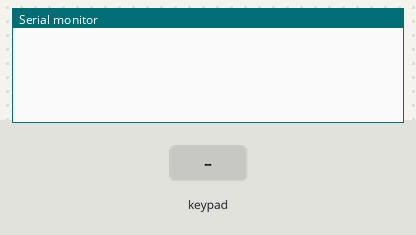
A sketch run on a simulated ESP32. Shown: the last lines printed to the serial monitor. Wiring (inferred from the names in the program): 4×4 keypad with keys 0 1 2 3 4 5 6 7 8 9 A B C D E F: rows GPIO 19, GPIO 18, GPIO 26, GPIO 17; columns GPIO 16, GPIO 14, GPIO 12, GPIO 13. Inputs (shaded band) come from the test bench.

Above: at 1.2 s.
1.3 s: key '0' pressed
At 2.2 s:
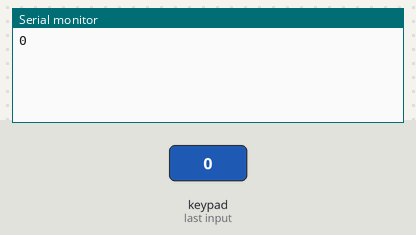
2.8 s: keypad keys 1 9 1 8 2 6 1 7 A pressed 0.4 s apart
At 6.8 s:
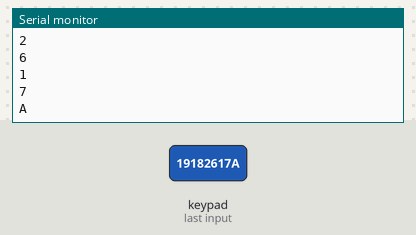
7.9 s: key 'B' pressed
At 8.3 s:
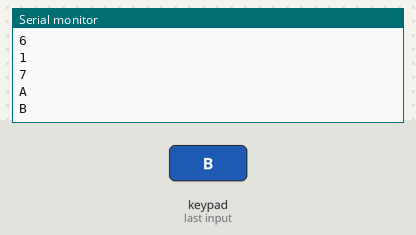
9.4 s: keypad keys 1 9 1 8 2 6 1 7 D pressed 0.4 s apart
At 13.0 s:
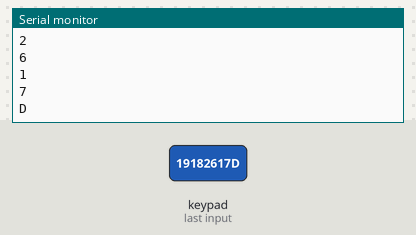
14.5 s: key 'C' pressed
At 15.7 s:
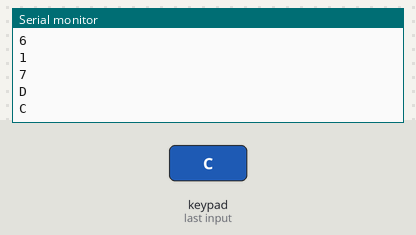
16.0 s: key 'E' pressed
At 16.9 s:
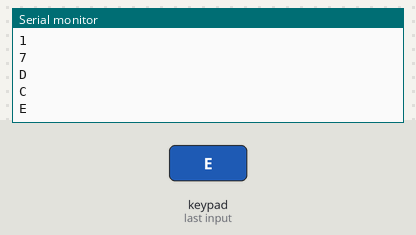
Timing chart, 0 to 18.5 s (numbered marks = the images above; inputs shaded):
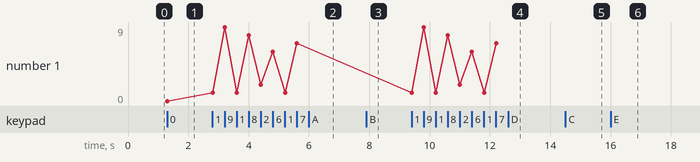

Measured:
- after the input at 1.3 s, the serial monitor: prints a new line at once (image 1)
- after the input at 2.8 s, the serial monitor: prints a new line at once (image 2)
- after the input at 7.9 s, the serial monitor: prints a new line at once (image 3)
- after the input at 9.4 s, the serial monitor: prints a new line at once (image 4)
- after the input at 14.5 s, the serial monitor: prints a new line at once (image 5)
- after the input at 16.0 s, the serial monitor: prints a new line at once (image 6)
- plotted number 1: 0 → 7 after the input at 2.8 s

The sketch:

key.ino
```cpp
#include <keypad.h>

const byte ROWS = 4; //four rows
const byte COLS = 4; //three columns
char keys[ROWS][COLS] = {
 {'0','1','2','3'},
  {'4','5','6','7'},
  {'8','9','A','B'},
  {'C','D','E','F'}
};//
byte rowPins[ROWS] = {19, 18, 26, 17}; //connect to the row pinouts of the keypad
byte colPins[COLS] = {16, 14, 12, 13}; //connect to the column pinouts of the keypad

Keypad keypad = Keypad( makeKeymap(keys), rowPins, colPins, ROWS, COLS );

void setup(){
  Serial.begin(9600);
}

void loop(){
  char key = keypad.getKey();

  if (key){
    Serial.println(key);
  }
}
```

key.cpp
```cpp
#include <Key.h>


// default constructor
Key::Key() {
	kchar = NO_KEY;
	kstate = IDLE;
	stateChanged = false;
}

// constructor
Key::Key(char userKeyChar) {
	kchar = userKeyChar;
	kcode = -1;
	kstate = IDLE;
	stateChanged = false;
}


void Key::key_update (char userKeyChar, KeyState userState, boolean userStatus) {
	kchar = userKeyChar;
	kstate = userState;
	stateChanged = userStatus;
}
```

key.h
```cpp
#ifndef Keypadlib_KEY_H_
#define Keypadlib_KEY_H_

#include <Arduino.h>

#define OPEN LOW
#define CLOSED HIGH

typedef unsigned int uint;
typedef enum{ IDLE, PRESSED, HOLD, RELEASED } KeyState;

const char NO_KEY = '\0';

class Key {
public:
	// members
	char kchar;
	int kcode;
	KeyState kstate;
	boolean stateChanged;

	// methods
	Key();
	Key(char userKeyChar);
	void key_update(char userKeyChar, KeyState userState, boolean userStatus);

private:

};

#endif
```

keypad.cpp
```cpp
#include <Keypad.h>

// <<constructor>> Allows custom keymap, pin configuration, and keypad sizes.
Keypad::Keypad(char *userKeymap, byte *row, byte *col, byte numRows, byte numCols) {
	rowPins = row;
	columnPins = col;
	sizeKpd.rows = numRows;
	sizeKpd.columns = numCols;

	begin(userKeymap);

	setDebounceTime(10);
	setHoldTime(500);
	keypadEventListener = 0;

	startTime = 0;
	single_key = false;
}

// Let the user define a keymap - assume the same row/column count as defined in constructor
void Keypad::begin(char *userKeymap) {
    keymap = userKeymap;
}

// Returns a single key only. Retained for backwards compatibility.
char Keypad::getKey() {
	single_key = true;

	if (getKeys() && key[0].stateChanged && (key[0].kstate==PRESSED))
		return key[0].kchar;

	single_key = false;

	return NO_KEY;
}

// Populate the key list.
bool Keypad::getKeys() {
	bool keyActivity = false;

	// Limit how often the keypad is scanned. This makes the loop() run 10 times as fast.
	if ( (millis()-startTime)>debounceTime ) {
		scanKeys();
		keyActivity = updateList();
		startTime = millis();
	}

	return keyActivity;
}

// Private : Hardware scan
void Keypad::scanKeys() {
	// Re-intialize the row pins. Allows sharing these pins with other hardware.
	for (byte r=0; r<sizeKpd.rows; r++) {
		pin_mode(rowPins[r],INPUT_PULLUP);
	}

	// bitMap stores ALL the keys that are being pressed.
	for (byte c=0; c<sizeKpd.columns; c++) {
		pin_mode(columnPins[c],OUTPUT);
		pin_write(columnPins[c], LOW);	// Begin column pulse output.
		for (byte r=0; r<sizeKpd.rows; r++) {
			bitWrite(bitMap[r], c, !pin_read(rowPins[r]));  // keypress is active low so invert to high.
		}
		// Set pin to high impedance input. Effectively ends column pulse.
		pin_write(columnPins[c],HIGH);
		pin_mode(columnPins[c],INPUT);
	}
}

// Manage the list without rearranging the keys. Returns true if any keys on the list changed state.
bool Keypad::updateList() {

	bool anyActivity = false;

	// Delete any IDLE keys
	for (byte i=0; i<LIST_MAX; i++) {
		if (key[i].kstate==IDLE) {
			key[i].kchar = NO_KEY;
			key[i].kcode = -1;
			key[i].stateChanged = false;
		}
	}

	// Add new keys to empty slots in the key list.
	for (byte r=0; r<sizeKpd.rows; r++) {
		for (byte c=0; c<sizeKpd.columns; c++) {
			boolean button = bitRead(bitMap[r],c);
			char keyChar = keymap[r * sizeKpd.columns + c];
			int keyCode = r * sizeKpd.columns + c;
			int idx = findInList (keyCode);
			// Key is already on the list so set its next state.
			if (idx > -1)	{
				nextKeyState(idx, button);
			}
			// Key is NOT on the list so add it.
			if ((idx == -1) && button) {
				for (byte i=0; i<LIST_MAX; i++) {
					if (key[i].kchar==NO_KEY) {		// Find an empty slot or don't add key to list.
						key[i].kchar = keyChar;
						key[i].kcode = keyCode;
						key[i].kstate = IDLE;		// Keys NOT on the list have an initial state of IDLE.
						nextKeyState (i, button);
						break;	// Don't fill all the empty slots with the same key.
					}
				}
			}
		}
	}

	// Report if the user changed the state of any key.
	for (byte i=0; i<LIST_MAX; i++) {
		if (key[i].stateChanged) anyActivity = true;
	}

	return anyActivity;
}

// Private
// This function is a state machine but is also used for debouncing the keys.
void Keypad::nextKeyState(byte idx, boolean button) {
	key[idx].stateChanged = false;

	switch (key[idx].kstate) {
		case IDLE:
			if (button==CLOSED) {
				transitionTo (idx, PRESSED);
				holdTimer = millis(); }		// Get ready for next HOLD state.
			break;
		case PRESSED:
			if ((millis()-holdTimer)>holdTime)	// Waiting for a key HOLD...
				transitionTo (idx, HOLD);
			else if (button==OPEN)				// or for a key to be RELEASED.
				transitionTo (idx, RELEASED);
			break;
		case HOLD:
			if (button==OPEN)
				transitionTo (idx, RELEASED);
			break;
		case RELEASED:
			transitionTo (idx, IDLE);
			break;
	}
}

// New in 2.1
bool Keypad::isPressed(char keyChar) {
	for (byte i=0; i<LIST_MAX; i++) {
		if ( key[i].kchar == keyChar ) {
			if ( (key[i].kstate == PRESSED) && key[i].stateChanged )
				return true;
		}
	}
	return false;	// Not pressed.
}

// Search by character for a key in the list of active keys.
// Returns -1 if not found or the index into the list of active keys.
int Keypad::findInList (char keyChar) {
	for (byte i=0; i<LIST_MAX; i++) {
		if (key[i].kchar == keyChar) {
			return i;
		}
	}
	return -1;
}

// Search by code for a key in the list of active keys.
// Returns -1 if not found or the index into the list of active keys.
int Keypad::findInList (int keyCode) {
	for (byte i=0; i<LIST_MAX; i++) {
		if (key[i].kcode == keyCode) {
			return i;
		}
	}
	return -1;
}

// New in 2.0
char Keypad::waitForKey() {
	char waitKey = NO_KEY;
	while( (waitKey = getKey()) == NO_KEY );	// Block everything while waiting for a keypress.
	return waitKey;
}

// Backwards compatibility function.
KeyState Keypad::getState() {
	return key[0].kstate;
}

// The end user can test for any changes in state before deciding
// if any variables, etc. needs to be updated in their code.
bool Keypad::keyStateChanged() {
	return key[0].stateChanged;
}

// The number of keys on the key list, key[LIST_MAX], equals the number
// of bytes in the key list divided by the number of bytes in a Key object.
byte Keypad::numKeys() {
	return sizeof(key)/sizeof(Key);
}

// Minimum debounceTime is 1 mS. Any lower *will* slow down the loop().
void Keypad::setDebounceTime(uint debounce) {
	debounce<1 ? debounceTime=1 : debounceTime=debounce;
}

void Keypad::setHoldTime(uint hold) {
    holdTime = hold;
}

void Keypad::addEventListener(void (*listener)(char)){
	keypadEventListener = listener;
}

void Keypad::transitionTo(byte idx, KeyState nextState) {
	key[idx].kstate = nextState;
	key[idx].stateChanged = true;

	// Sketch used the getKey() function.
	// Calls keypadEventListener only when the first key in slot 0 changes state.
	if (single_key)  {
	  	if ( (keypadEventListener!=NULL) && (idx==0) )  {
			keypadEventListener(key[0].kchar);
		}
	}
	// Sketch used the getKeys() function.
	// Calls keypadEventListener on any key that changes state.
	else {
	  	if (keypadEventListener!=NULL)  {
			keypadEventListener(key[idx].kchar);
		}
	}
}
```

keypad.h
```cpp
#ifndef KEYPAD_H
#define KEYPAD_H

#include "Key.h"

// bperrybap - Thanks for a well reasoned argument and the following macro(s).
// See http://arduino.cc/forum/index.php/topic,142041.msg1069480.html#msg1069480
#ifndef INPUT_PULLUP
#warning "Using  pinMode() INPUT_PULLUP AVR emulation"
#define INPUT_PULLUP 0x2
#define pinMode(_pin, _mode) _mypinMode(_pin, _mode)
#define _mypinMode(_pin, _mode)    \
	do                             \
	{                              \
		if (_mode == INPUT_PULLUP) \
			pinMode(_pin, INPUT);  \
		digitalWrite(_pin, 1);     \
		if (_mode != INPUT_PULLUP) \
			pinMode(_pin, _mode);  \
	} while (0)
#endif

#define OPEN LOW
#define CLOSED HIGH

typedef char KeypadEvent;
typedef unsigned int uint;
typedef unsigned long ulong;

// Made changes according to this post http://arduino.cc/forum/index.php?topic=58337.0
// by Nick Gammon. Thanks for the input Nick. It actually saved 78 bytes for me. :)
typedef struct
{
	byte rows;
	byte columns;
} KeypadSize;

#define LIST_MAX 10 // Max number of keys on the active list.
#define MAPSIZE 10  // MAPSIZE is the number of rows (times 16 columns)
#define makeKeymap(x) ((char *)x)

//class Keypad : public Key, public HAL_obj {
class Keypad : public Key
{
public:
	Keypad(char *userKeymap, byte *row, byte *col, byte numRows, byte numCols);

	virtual void pin_mode(byte pinNum, byte mode) { pinMode(pinNum, mode); }
	virtual void pin_write(byte pinNum, boolean level) { digitalWrite(pinNum, level); }
	virtual int pin_read(byte pinNum) { return digitalRead(pinNum); }

	uint bitMap[MAPSIZE]; // 10 row x 16 column array of bits. Except Due which has 32 columns.
	Key key[LIST_MAX];
	unsigned long holdTimer;

	char getKey();
	bool getKeys();
	KeyState getState();
	void begin(char *userKeymap);
	bool isPressed(char keyChar);
	void setDebounceTime(uint);
	void setHoldTime(uint);
	void addEventListener(void (*listener)(char));
	int findInList(char keyChar);
	int findInList(int keyCode);
	char waitForKey();
	bool keyStateChanged();
	byte numKeys();

private:
	unsigned long startTime;
	char *keymap;
	byte *rowPins;
	byte *columnPins;
	KeypadSize sizeKpd;
	uint debounceTime;
	uint holdTime;
	bool single_key;

	void scanKeys();
	bool updateList();
	void nextKeyState(byte n, boolean button);
	void transitionTo(byte n, KeyState nextState);
	void (*keypadEventListener)(char);
};

#endif
```
